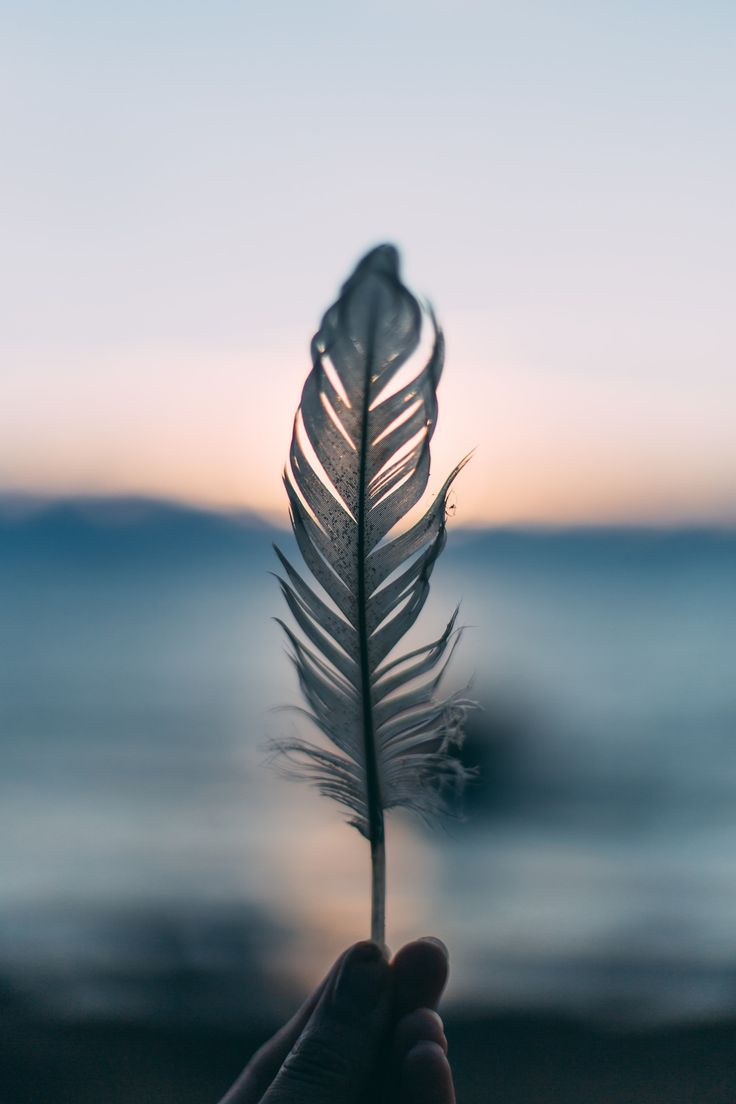
#> input picture input.jpg, 736 x 1104 px; the run also reads 1 picture not shown here
$ jupyter execute Assignment1.ipynb
#> lines starting #> are read from the running program, lines starting #| are printed output that depends on the picture; after the words box and inside, x2 and y2 are one past the last pixel; in counts of white or black regions, pixels touching at a corner belong together
[cell 1]
img_path = "input.jpg"

[cell 2]
# question 1 (color to grayscale)
import cv2
import numpy as np
import matplotlib.pyplot as plt

# Load the color image
image = cv2.imread(img_path)
#> image is the input picture: shape (1104, 736, 3); mean B, G, R 155.7, 149.1, 141.1
image = cv2.cvtColor(image, cv2.COLOR_BGR2RGB)

# Convert to grayscale
gray = cv2.cvtColor(image, cv2.COLOR_RGB2GRAY)

# 1. Brightness enhancement
c = 50  # example brightness value, you can change this
bright = cv2.add(gray, c)

# 2. Contrast enhancement
a = 1.5  # contrast factor
contrast = a * (gray - 128) + 128
contrast = np.clip(contrast, 0, 255).astype(np.uint8)

# 3. Sharpness enhancement using the kernel
kernel = np.array([[0, -1, 0],
                   [-1, 5, -1],
                   [0, -1, 0]])
sharp = cv2.filter2D(gray, -1, kernel)

# Plotting the results
titles = ['Original Grayscale', 'Brightness Enhanced', 'Contrast Enhanced', 'Sharpness Enhanced']
images = [gray, bright, contrast, sharp]

plt.figure(figsize=(12, 8))
for i in range(4):
    plt.subplot(2, 2, i+1)
    plt.imshow(images[i], cmap='gray')
    plt.title(titles[i])
    plt.axis('off')
plt.tight_layout()
plt.show()

[cell 3]
# question2(erosion ,dilation,opening,closing)
import cv2
import numpy as np
import matplotlib.pyplot as plt

# Load the image
image = cv2.imread(img_path, cv2.IMREAD_GRAYSCALE)
#> image: shape (1104, 736); min 7, max 255, mean 147.5

# Define a kernel (structuring element)
kernel = np.ones((5, 5), np.uint8)

# a) Erosion
erosion = cv2.erode(image, kernel, iterations=1)

# b) Dilation
dilation = cv2.dilate(image, kernel, iterations=1)

# c) Opening (Erosion followed by Dilation)
opening = cv2.morphologyEx(image, cv2.MORPH_OPEN, kernel)

# d) Closing (Dilation followed by Erosion)
closing = cv2.morphologyEx(image, cv2.MORPH_CLOSE, kernel)

# Display the results
titles = ['Original', 'Erosion', 'Dilation', 'Opening', 'Closing']
images = [image, erosion, dilation, opening, closing]

plt.figure(figsize=(12, 8))
for i in range(5):
    plt.subplot(2, 3, i+1)
    plt.imshow(images[i], cmap='gray')
    plt.title(titles[i])
    plt.axis('off')
plt.tight_layout()
plt.show()

[cell 4]
# question 3(edge detection)
import cv2
import matplotlib.pyplot as plt

# Load the image in grayscale
image = cv2.imread(img_path, cv2.IMREAD_GRAYSCALE)

# Apply Gaussian blur to reduce noise before edge detection
blurred = cv2.GaussianBlur(image, (5, 5), 1.4)

# Apply Canny edge detector
edges = cv2.Canny(blurred, threshold1=50, threshold2=150)
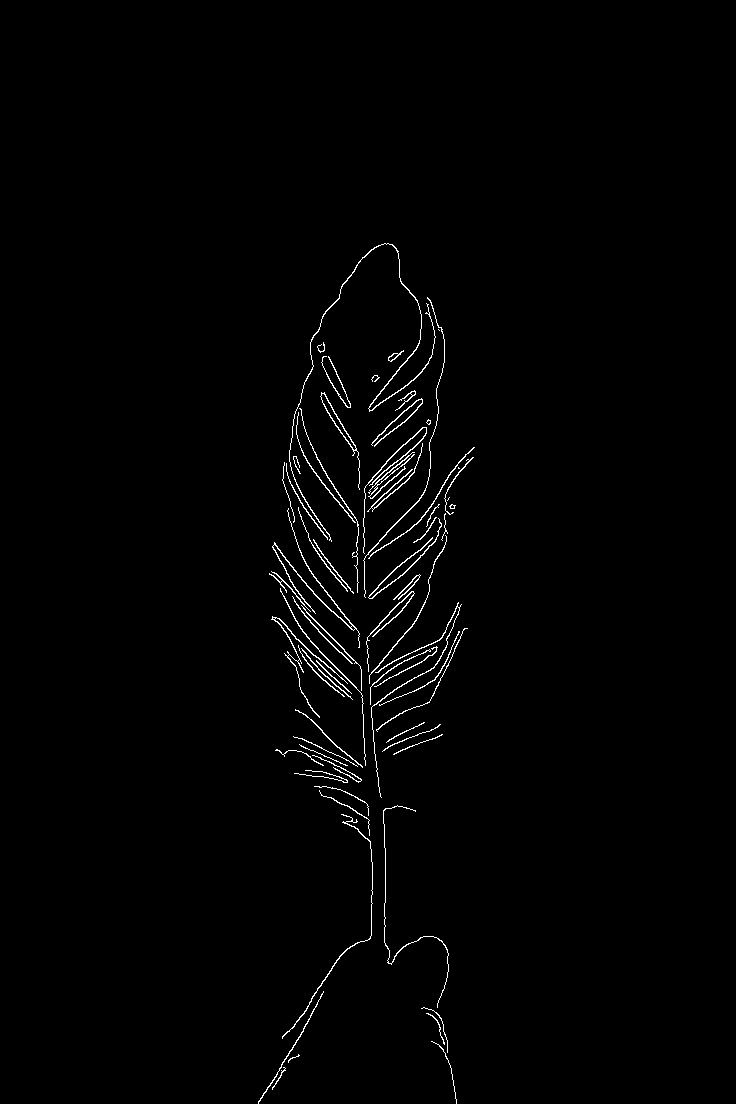
#> edges: shape (1104, 736); 1.2% white in thin lines or dots, all inside (x1, y1, x2, y2) = (258, 243, 475, 1104)

# Display the original and edge-detected images
plt.figure(figsize=(10, 5))

plt.subplot(1, 2, 1)
plt.imshow(image, cmap='gray')
plt.title("Original Image")
plt.axis('off')

plt.subplot(1, 2, 2)
plt.imshow(edges, cmap='gray')
plt.title("Edge Detection (Canny)")
plt.axis('off')

plt.tight_layout()
plt.show()

[cell 5]
# question 4(image averaging,subtraction,negative,log transformation,powerlaw,piecewise)
import cv2
import numpy as np
import matplotlib.pyplot as plt

# Load two images for average and subtraction
image1 = cv2.imread(img_path, cv2.IMREAD_GRAYSCALE)
image2 = cv2.imread("input2.jpg", cv2.IMREAD_GRAYSCALE)

# Ensure both images are of the same size
image2 = cv2.resize(image2, (image1.shape[1], image1.shape[0]))

# a) Image Average
average = cv2.addWeighted(image1, 0.5, image2, 0.5, 0)

# b) Image Subtraction
subtraction = cv2.absdiff(image1, image2)

# c) Image Negative
negative = 255 - image1

# d) Log Transformation
c = 255 / (np.log(1 + np.max(image1)))
#> c = 45.99
log_transform = c * np.log(1 + image1)
log_transform = np.array(log_transform, dtype=np.uint8)

# e) Power Law Transformation (Gamma Correction)
gamma_values = [0.5, 1.5, 2.0]
gamma_results = []
for gamma in gamma_values:
    gamma_corrected = ((image1 / 255) ** gamma) * 255
    gamma_corrected = np.array(gamma_corrected, dtype=np.uint8)
    gamma_results.append((gamma, gamma_corrected))
#> after the loop, gamma_results = 3 items

# f) Piecewise Transformation (Example: Thresholding)
_, piecewise = cv2.threshold(image1, 128, 255, cv2.THRESH_BINARY)
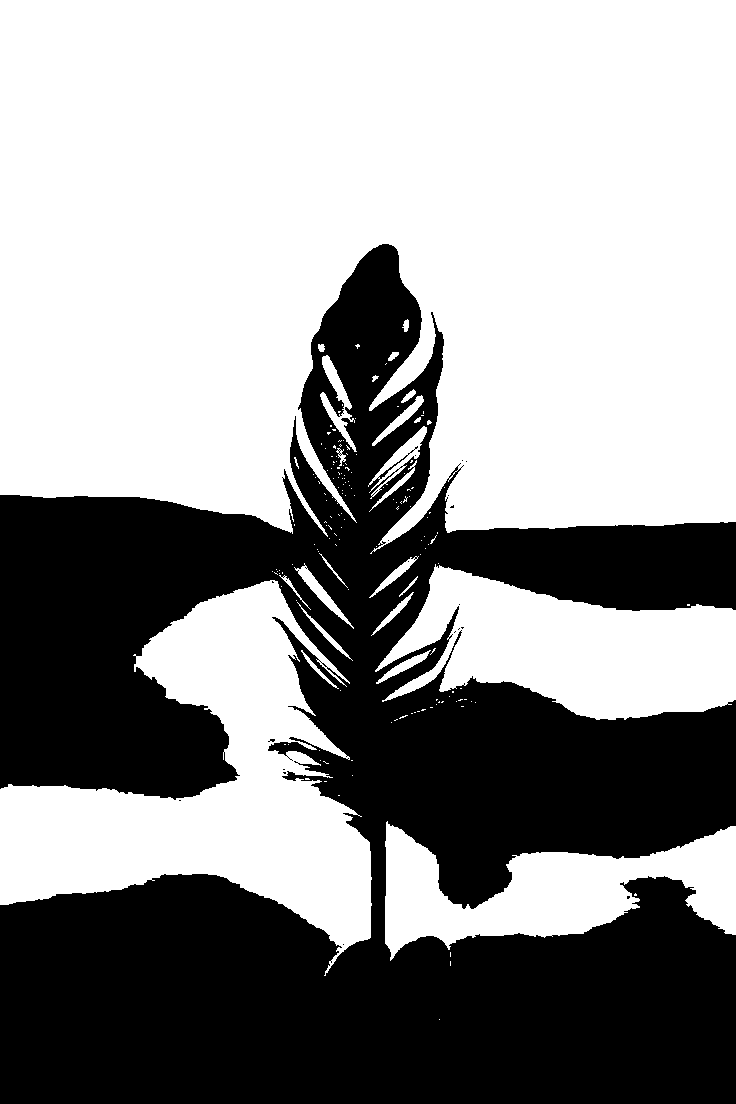
#> piecewise: shape (1104, 736); 58.6% white; 20 black regions (19 under 20 px), largest, box (x1, y1, x2, y2) and area: (0, 244, 736, 1104) 336435

# Displaying the results
plt.figure(figsize=(15, 10))

plt.subplot(3, 3, 1)
plt.imshow(image1, cmap='gray')
plt.title("Original Image")
plt.axis('off')

plt.subplot(3, 3, 2)
plt.imshow(average, cmap='gray')
plt.title("Image Average")
plt.axis('off')

plt.subplot(3, 3, 3)
plt.imshow(subtraction, cmap='gray')
plt.title("Image Subtraction")
plt.axis('off')

plt.subplot(3, 3, 4)
plt.imshow(negative, cmap='gray')
plt.title("Image Negative")
plt.axis('off')

plt.subplot(3, 3, 5)
plt.imshow(log_transform, cmap='gray')
plt.title("Log Transformation")
plt.axis('off')

for i, (gamma, img) in enumerate(gamma_results):
    plt.subplot(3, 3, 6 + i)
    plt.imshow(img, cmap='gray')
    plt.title(f"Gamma = {gamma}")
    plt.axis('off')
#> this loop made 3 passes
#> gamma on passes 1 to 3: 0.5, 1.5, 2

plt.subplot(3, 3, 9)
plt.imshow(piecewise, cmap='gray')
plt.title("Piecewise Threshold")
plt.axis('off')

plt.tight_layout()
plt.show()

[cell 6]
# question 5(translation,zooming,rotation)
import cv2
import numpy as np
import matplotlib.pyplot as plt

# Load the image
image = cv2.imread(img_path)
image = cv2.cvtColor(image, cv2.COLOR_BGR2RGB)

rows, cols = image.shape[:2]
#> rows = 1104; cols = 736

# A. Translation (Shift by tx and ty)
tx, ty = 50, 30  # Shift values in pixels
M_translation = np.float32([[1, 0, tx], [0, 1, ty]])
translated = cv2.warpAffine(image, M_translation, (cols, rows))

# B. Zooming
# Magnifying by 1.5 times
scale_up = 1.5
zoomed_up = cv2.resize(image, None, fx=scale_up, fy=scale_up, interpolation=cv2.INTER_LINEAR)

# Minifying by 0.5 times
scale_down = 0.5
zoomed_down = cv2.resize(image, None, fx=scale_down, fy=scale_down, interpolation=cv2.INTER_AREA)

# C. Rotation
angle = 45  # Degrees
M_rotate = cv2.getRotationMatrix2D((cols / 2, rows / 2), angle, 1)
rotated = cv2.warpAffine(image, M_rotate, (cols, rows))
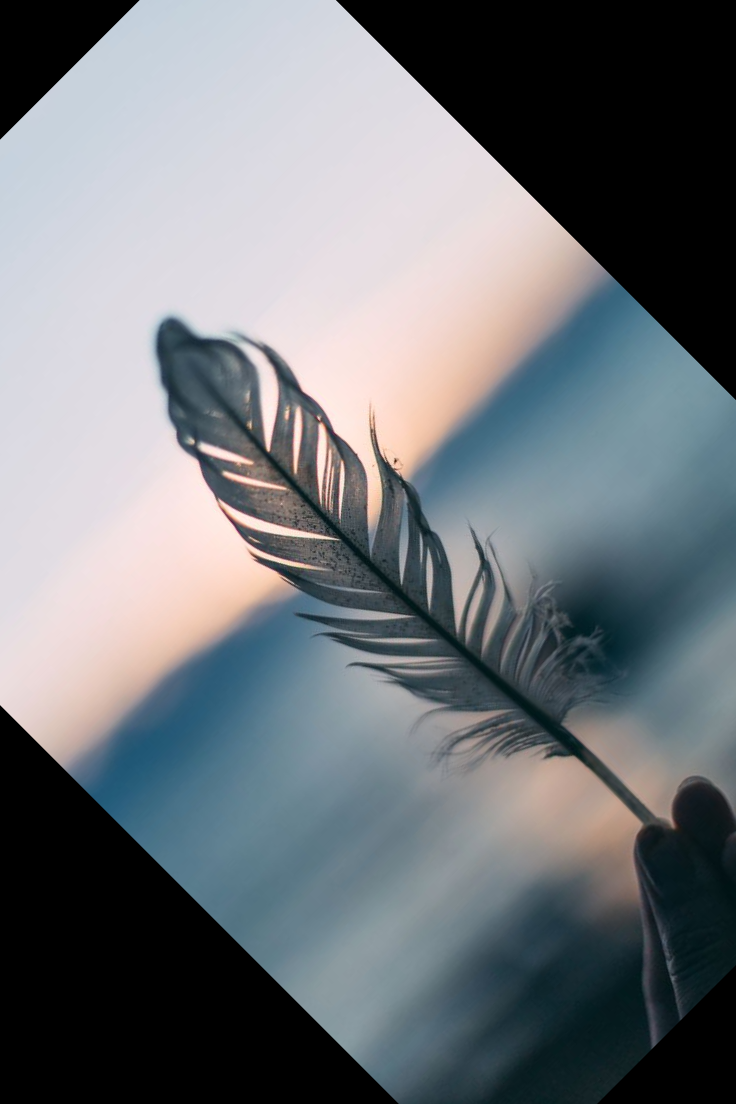
#> rotated: shape (1104, 736, 3); mean R, G, B 112.3, 117.4, 122.1

# Display results
plt.figure(figsize=(12, 8))

plt.subplot(2, 2, 1)
plt.imshow(image)
plt.title("Original Image")
plt.axis('off')

plt.subplot(2, 2, 2)
plt.imshow(translated)
plt.title("Translated Image")
plt.axis('off')

plt.subplot(2, 2, 3)
plt.imshow(zoomed_up)
plt.title("Zoomed In (Magnified)")
plt.axis('off')

plt.subplot(2, 2, 4)
plt.imshow(zoomed_down)
plt.title("Zoomed Out (Minified)")
plt.axis('off')

plt.tight_layout()
plt.show()

# Show rotated image separately due to size difference
plt.figure(figsize=(6,6))
plt.imshow(rotated)
plt.title("Rotated Image")
plt.axis('off')
plt.show()

[cell 7]
# question 6(histogram)
import cv2
import numpy as np
import matplotlib.pyplot as plt

# Load the image in grayscale
image = cv2.imread(img_path, cv2.IMREAD_GRAYSCALE)

# Histogram of original image
hist_original = cv2.calcHist([image], [0], None, [256], [0,256])
#> hist_original = 256 values, max 22619 at index 220, min 0 at index 0, mean 3174

# Perform histogram equalization
equalized = cv2.equalizeHist(image)
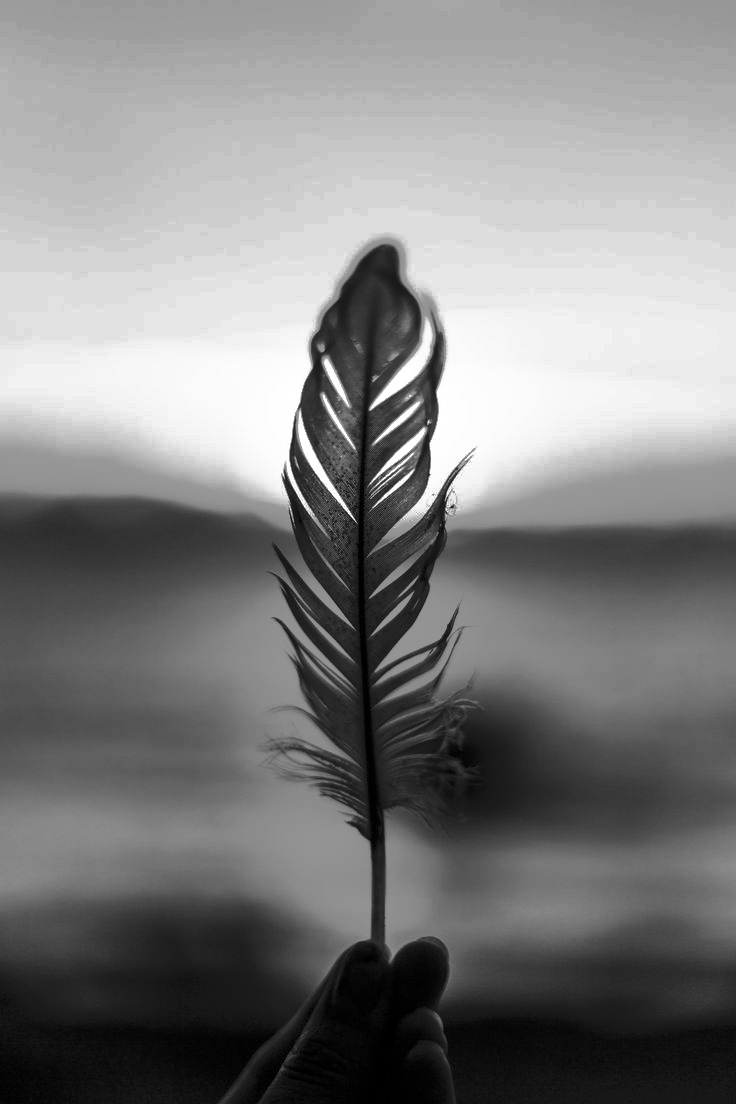
#> equalized: shape (1104, 736); min 0, max 255, mean 128.6

# Histogram of equalized image
hist_equalized = cv2.calcHist([equalized], [0], None, [256], [0,256])
#> hist_equalized = 256 values, max 22619 at index 213, min 0 at index 4, mean 3174

# Display the results
plt.figure(figsize=(12, 8))

# Original Image
plt.subplot(2, 2, 1)
plt.imshow(image, cmap='gray')
plt.title("Original Image")
plt.axis('off')

# Histogram of original image
plt.subplot(2, 2, 2)
plt.plot(hist_original, color='black')
plt.title("Histogram of Original Image")
plt.xlabel("Pixel Intensity")
plt.ylabel("Frequency")

# Equalized Image
plt.subplot(2, 2, 3)
plt.imshow(equalized, cmap='gray')
plt.title("Histogram Equalized Image")
plt.axis('off')

# Histogram of equalized image
plt.subplot(2, 2, 4)
plt.plot(hist_equalized, color='black')
plt.title("Histogram of Equalized Image")
plt.xlabel("Pixel Intensity")
plt.ylabel("Frequency")

plt.tight_layout()
plt.show()
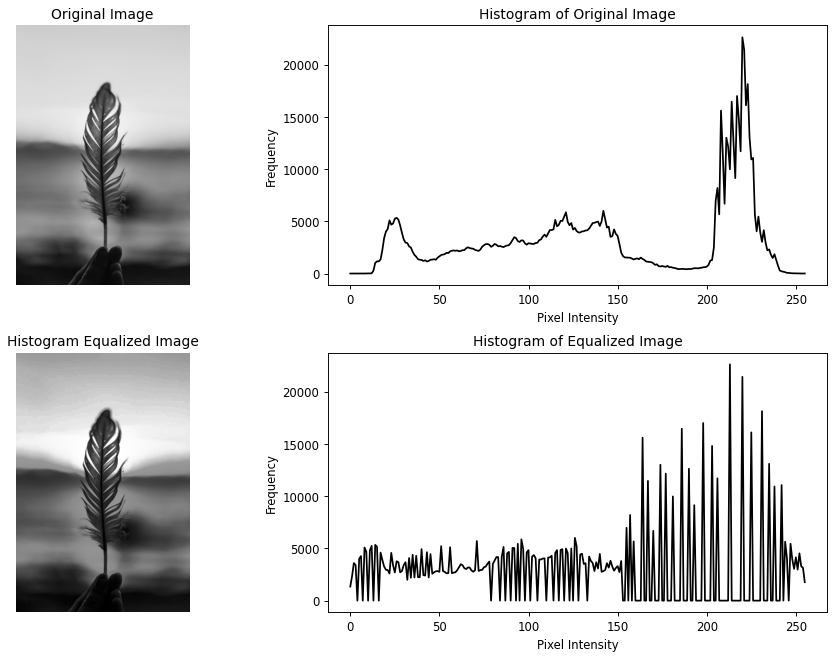
#> figure drawn by matplotlib, 4 panels; panel 2: curve peaks at x = 220, y = 22619; panel 4: curve peaks at x = 213, y = 22619
